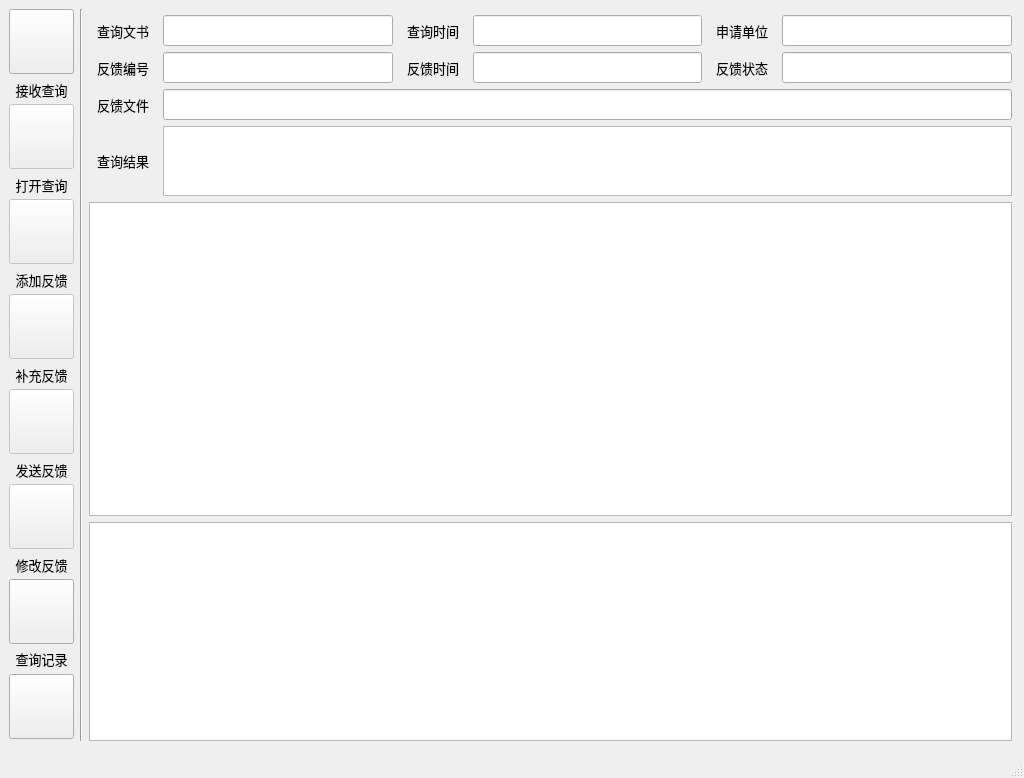
<?xml version="1.0" encoding="UTF-8"?>
<ui version="4.0">
 <class>MainWindow</class>
 <widget class="QMainWindow" name="MainWindow">
  <property name="windowModality">
   <enum>Qt::WindowModal</enum>
  </property>
  <property name="geometry">
   <rect>
    <x>0</x>
    <y>0</y>
    <width>1024</width>
    <height>778</height>
   </rect>
  </property>
  <property name="sizePolicy">
   <sizepolicy hsizetype="Expanding" vsizetype="Expanding">
    <horstretch>0</horstretch>
    <verstretch>0</verstretch>
   </sizepolicy>
  </property>
  <property name="minimumSize">
   <size>
    <width>1024</width>
    <height>768</height>
   </size>
  </property>
  <property name="maximumSize">
   <size>
    <width>14400</width>
    <height>9000</height>
   </size>
  </property>
  <property name="sizeIncrement">
   <size>
    <width>10</width>
    <height>7</height>
   </size>
  </property>
  <property name="font">
   <font>
    <family>宋体</family>
    <pointsize>12</pointsize>
   </font>
  </property>
  <property name="windowTitle">
   <string>协查文件传输系统（协作单位）</string>
  </property>
  <property name="windowIcon">
   <iconset resource="source/OT.qrc">
    <normaloff>:/pic/main.png</normaloff>:/pic/main.png</iconset>
  </property>
  <property name="toolButtonStyle">
   <enum>Qt::ToolButtonTextUnderIcon</enum>
  </property>
  <widget class="QWidget" name="centralwidget">
   <property name="sizePolicy">
    <sizepolicy hsizetype="Expanding" vsizetype="Expanding">
     <horstretch>0</horstretch>
     <verstretch>0</verstretch>
    </sizepolicy>
   </property>
   <layout class="QGridLayout" name="gridLayout">
    <item row="0" column="0" rowspan="2">
     <layout class="QVBoxLayout" name="verticalLayout_4">
      <item>
       <widget class="QPushButton" name="pushButton_ReceiveFile">
        <property name="enabled">
         <bool>true</bool>
        </property>
        <property name="sizePolicy">
         <sizepolicy hsizetype="Minimum" vsizetype="Fixed">
          <horstretch>0</horstretch>
          <verstretch>0</verstretch>
         </sizepolicy>
        </property>
        <property name="minimumSize">
         <size>
          <width>65</width>
          <height>65</height>
         </size>
        </property>
        <property name="maximumSize">
         <size>
          <width>65</width>
          <height>65</height>
         </size>
        </property>
        <property name="toolTip">
         <string>接收查询</string>
        </property>
        <property name="text">
         <string/>
        </property>
        <property name="icon">
         <iconset resource="source/OT.qrc">
          <normaloff>:/pic/receive.png</normaloff>:/pic/receive.png</iconset>
        </property>
        <property name="iconSize">
         <size>
          <width>60</width>
          <height>60</height>
         </size>
        </property>
        <property name="flat">
         <bool>false</bool>
        </property>
       </widget>
      </item>
      <item>
       <widget class="QLabel" name="ll1">
        <property name="sizePolicy">
         <sizepolicy hsizetype="Fixed" vsizetype="Fixed">
          <horstretch>0</horstretch>
          <verstretch>0</verstretch>
         </sizepolicy>
        </property>
        <property name="minimumSize">
         <size>
          <width>65</width>
          <height>18</height>
         </size>
        </property>
        <property name="maximumSize">
         <size>
          <width>65</width>
          <height>18</height>
         </size>
        </property>
        <property name="font">
         <font>
          <family>宋体</family>
          <pointsize>10</pointsize>
         </font>
        </property>
        <property name="text">
         <string>接收查询</string>
        </property>
        <property name="alignment">
         <set>Qt::AlignHCenter|Qt::AlignTop</set>
        </property>
       </widget>
      </item>
      <item>
       <widget class="QPushButton" name="pushButton_OpenFile">
        <property name="enabled">
         <bool>false</bool>
        </property>
        <property name="sizePolicy">
         <sizepolicy hsizetype="Minimum" vsizetype="Fixed">
          <horstretch>0</horstretch>
          <verstretch>0</verstretch>
         </sizepolicy>
        </property>
        <property name="minimumSize">
         <size>
          <width>65</width>
          <height>65</height>
         </size>
        </property>
        <property name="maximumSize">
         <size>
          <width>65</width>
          <height>65</height>
         </size>
        </property>
        <property name="locale">
         <locale language="Breton" country="France"/>
        </property>
        <property name="text">
         <string/>
        </property>
        <property name="icon">
         <iconset resource="source/OT.qrc">
          <normaloff>:/pic/open.png</normaloff>:/pic/open.png</iconset>
        </property>
        <property name="iconSize">
         <size>
          <width>60</width>
          <height>60</height>
         </size>
        </property>
       </widget>
      </item>
      <item>
       <widget class="QLabel" name="ll2">
        <property name="sizePolicy">
         <sizepolicy hsizetype="Fixed" vsizetype="Fixed">
          <horstretch>0</horstretch>
          <verstretch>0</verstretch>
         </sizepolicy>
        </property>
        <property name="minimumSize">
         <size>
          <width>65</width>
          <height>18</height>
         </size>
        </property>
        <property name="maximumSize">
         <size>
          <width>65</width>
          <height>18</height>
         </size>
        </property>
        <property name="font">
         <font>
          <pointsize>10</pointsize>
         </font>
        </property>
        <property name="text">
         <string>打开查询</string>
        </property>
        <property name="alignment">
         <set>Qt::AlignHCenter|Qt::AlignTop</set>
        </property>
       </widget>
      </item>
      <item>
       <widget class="QPushButton" name="pushButton_AddFeedback">
        <property name="enabled">
         <bool>false</bool>
        </property>
        <property name="sizePolicy">
         <sizepolicy hsizetype="Minimum" vsizetype="Fixed">
          <horstretch>0</horstretch>
          <verstretch>0</verstretch>
         </sizepolicy>
        </property>
        <property name="minimumSize">
         <size>
          <width>65</width>
          <height>65</height>
         </size>
        </property>
        <property name="maximumSize">
         <size>
          <width>65</width>
          <height>65</height>
         </size>
        </property>
        <property name="text">
         <string/>
        </property>
        <property name="icon">
         <iconset resource="source/OT.qrc">
          <normaloff>:/pic/link.png</normaloff>:/pic/link.png</iconset>
        </property>
        <property name="iconSize">
         <size>
          <width>60</width>
          <height>60</height>
         </size>
        </property>
       </widget>
      </item>
      <item>
       <widget class="QLabel" name="ll3">
        <property name="sizePolicy">
         <sizepolicy hsizetype="Fixed" vsizetype="Fixed">
          <horstretch>0</horstretch>
          <verstretch>0</verstretch>
         </sizepolicy>
        </property>
        <property name="minimumSize">
         <size>
          <width>65</width>
          <height>18</height>
         </size>
        </property>
        <property name="maximumSize">
         <size>
          <width>65</width>
          <height>18</height>
         </size>
        </property>
        <property name="font">
         <font>
          <pointsize>10</pointsize>
         </font>
        </property>
        <property name="text">
         <string>添加反馈</string>
        </property>
        <property name="alignment">
         <set>Qt::AlignHCenter|Qt::AlignTop</set>
        </property>
       </widget>
      </item>
      <item>
       <widget class="QPushButton" name="pushButton_AddFeedback_2">
        <property name="enabled">
         <bool>false</bool>
        </property>
        <property name="sizePolicy">
         <sizepolicy hsizetype="Minimum" vsizetype="Fixed">
          <horstretch>0</horstretch>
          <verstretch>0</verstretch>
         </sizepolicy>
        </property>
        <property name="minimumSize">
         <size>
          <width>65</width>
          <height>65</height>
         </size>
        </property>
        <property name="maximumSize">
         <size>
          <width>65</width>
          <height>65</height>
         </size>
        </property>
        <property name="text">
         <string/>
        </property>
        <property name="icon">
         <iconset resource="source/OT.qrc">
          <normaloff>:/pic/addmore.png</normaloff>:/pic/addmore.png</iconset>
        </property>
        <property name="iconSize">
         <size>
          <width>60</width>
          <height>60</height>
         </size>
        </property>
       </widget>
      </item>
      <item>
       <widget class="QLabel" name="ll4">
        <property name="sizePolicy">
         <sizepolicy hsizetype="Fixed" vsizetype="Fixed">
          <horstretch>0</horstretch>
          <verstretch>0</verstretch>
         </sizepolicy>
        </property>
        <property name="minimumSize">
         <size>
          <width>65</width>
          <height>18</height>
         </size>
        </property>
        <property name="maximumSize">
         <size>
          <width>65</width>
          <height>18</height>
         </size>
        </property>
        <property name="font">
         <font>
          <pointsize>10</pointsize>
         </font>
        </property>
        <property name="text">
         <string>补充反馈</string>
        </property>
        <property name="alignment">
         <set>Qt::AlignHCenter|Qt::AlignTop</set>
        </property>
       </widget>
      </item>
      <item>
       <widget class="QPushButton" name="pushButton_SendFile">
        <property name="enabled">
         <bool>false</bool>
        </property>
        <property name="sizePolicy">
         <sizepolicy hsizetype="Minimum" vsizetype="Fixed">
          <horstretch>0</horstretch>
          <verstretch>0</verstretch>
         </sizepolicy>
        </property>
        <property name="minimumSize">
         <size>
          <width>65</width>
          <height>65</height>
         </size>
        </property>
        <property name="maximumSize">
         <size>
          <width>65</width>
          <height>65</height>
         </size>
        </property>
        <property name="text">
         <string/>
        </property>
        <property name="icon">
         <iconset resource="source/OT.qrc">
          <normaloff>:/pic/send.png</normaloff>:/pic/send.png</iconset>
        </property>
        <property name="iconSize">
         <size>
          <width>60</width>
          <height>60</height>
         </size>
        </property>
       </widget>
      </item>
      <item>
       <widget class="QLabel" name="ll5">
        <property name="sizePolicy">
         <sizepolicy hsizetype="Fixed" vsizetype="Fixed">
          <horstretch>0</horstretch>
          <verstretch>0</verstretch>
         </sizepolicy>
        </property>
        <property name="minimumSize">
         <size>
          <width>65</width>
          <height>18</height>
         </size>
        </property>
        <property name="maximumSize">
         <size>
          <width>65</width>
          <height>18</height>
         </size>
        </property>
        <property name="font">
         <font>
          <pointsize>10</pointsize>
         </font>
        </property>
        <property name="text">
         <string>发送反馈</string>
        </property>
        <property name="alignment">
         <set>Qt::AlignHCenter|Qt::AlignTop</set>
        </property>
       </widget>
      </item>
      <item>
       <widget class="QPushButton" name="pushButton_Modify">
        <property name="enabled">
         <bool>false</bool>
        </property>
        <property name="sizePolicy">
         <sizepolicy hsizetype="Minimum" vsizetype="Fixed">
          <horstretch>0</horstretch>
          <verstretch>0</verstretch>
         </sizepolicy>
        </property>
        <property name="minimumSize">
         <size>
          <width>65</width>
          <height>65</height>
         </size>
        </property>
        <property name="maximumSize">
         <size>
          <width>65</width>
          <height>65</height>
         </size>
        </property>
        <property name="text">
         <string/>
        </property>
        <property name="icon">
         <iconset resource="source/OT.qrc">
          <normaloff>:/pic/modify.png</normaloff>:/pic/modify.png</iconset>
        </property>
        <property name="iconSize">
         <size>
          <width>60</width>
          <height>60</height>
         </size>
        </property>
       </widget>
      </item>
      <item>
       <widget class="QLabel" name="ll6">
        <property name="sizePolicy">
         <sizepolicy hsizetype="Fixed" vsizetype="Fixed">
          <horstretch>0</horstretch>
          <verstretch>0</verstretch>
         </sizepolicy>
        </property>
        <property name="minimumSize">
         <size>
          <width>65</width>
          <height>18</height>
         </size>
        </property>
        <property name="maximumSize">
         <size>
          <width>65</width>
          <height>18</height>
         </size>
        </property>
        <property name="font">
         <font>
          <pointsize>10</pointsize>
         </font>
        </property>
        <property name="text">
         <string>修改反馈</string>
        </property>
        <property name="alignment">
         <set>Qt::AlignHCenter|Qt::AlignTop</set>
        </property>
       </widget>
      </item>
      <item>
       <widget class="QPushButton" name="pushButton_Search">
        <property name="minimumSize">
         <size>
          <width>65</width>
          <height>65</height>
         </size>
        </property>
        <property name="maximumSize">
         <size>
          <width>65</width>
          <height>65</height>
         </size>
        </property>
        <property name="text">
         <string/>
        </property>
        <property name="icon">
         <iconset resource="source/OT.qrc">
          <normaloff>:/pic/search.png</normaloff>:/pic/search.png</iconset>
        </property>
        <property name="iconSize">
         <size>
          <width>60</width>
          <height>60</height>
         </size>
        </property>
       </widget>
      </item>
      <item>
       <widget class="QLabel" name="ll7">
        <property name="sizePolicy">
         <sizepolicy hsizetype="Fixed" vsizetype="Fixed">
          <horstretch>0</horstretch>
          <verstretch>0</verstretch>
         </sizepolicy>
        </property>
        <property name="minimumSize">
         <size>
          <width>65</width>
          <height>18</height>
         </size>
        </property>
        <property name="maximumSize">
         <size>
          <width>65</width>
          <height>18</height>
         </size>
        </property>
        <property name="font">
         <font>
          <pointsize>10</pointsize>
         </font>
        </property>
        <property name="text">
         <string>查询记录</string>
        </property>
        <property name="alignment">
         <set>Qt::AlignCenter</set>
        </property>
       </widget>
      </item>
      <item>
       <widget class="QPushButton" name="pushButton_Wechat">
        <property name="minimumSize">
         <size>
          <width>65</width>
          <height>65</height>
         </size>
        </property>
        <property name="maximumSize">
         <size>
          <width>65</width>
          <height>65</height>
         </size>
        </property>
        <property name="text">
         <string/>
        </property>
        <property name="icon">
         <iconset resource="source/OT.qrc">
          <normaloff>:/pic/wechat.png</normaloff>:/pic/wechat.png</iconset>
        </property>
        <property name="iconSize">
         <size>
          <width>50</width>
          <height>50</height>
         </size>
        </property>
       </widget>
      </item>
      <item>
       <spacer name="verticalSpacer">
        <property name="orientation">
         <enum>Qt::Vertical</enum>
        </property>
        <property name="sizeType">
         <enum>QSizePolicy::Expanding</enum>
        </property>
        <property name="sizeHint" stdset="0">
         <size>
          <width>59</width>
          <height>13</height>
         </size>
        </property>
       </spacer>
      </item>
     </layout>
    </item>
    <item row="0" column="1" rowspan="2" colspan="2">
     <widget class="Line" name="line">
      <property name="orientation">
       <enum>Qt::Vertical</enum>
      </property>
     </widget>
    </item>
    <item row="1" column="2">
     <layout class="QVBoxLayout" name="verticalLayout_3">
      <property name="leftMargin">
       <number>3</number>
      </property>
      <property name="rightMargin">
       <number>3</number>
      </property>
      <item>
       <layout class="QVBoxLayout" name="verticalLayout_2">
        <item>
         <layout class="QHBoxLayout" name="horizontalLayout_3">
          <item>
           <widget class="QLabel" name="l1">
            <property name="minimumSize">
             <size>
              <width>68</width>
              <height>0</height>
             </size>
            </property>
            <property name="maximumSize">
             <size>
              <width>68</width>
              <height>16777215</height>
             </size>
            </property>
            <property name="font">
             <font>
              <pointsize>10</pointsize>
             </font>
            </property>
            <property name="layoutDirection">
             <enum>Qt::LeftToRight</enum>
            </property>
            <property name="text">
             <string>查询文书</string>
            </property>
            <property name="alignment">
             <set>Qt::AlignCenter</set>
            </property>
           </widget>
          </item>
          <item>
           <widget class="QLineEdit" name="lineEdit_AskFileName">
            <property name="minimumSize">
             <size>
              <width>0</width>
              <height>0</height>
             </size>
            </property>
            <property name="sizeIncrement">
             <size>
              <width>2</width>
              <height>0</height>
             </size>
            </property>
            <property name="acceptDrops">
             <bool>false</bool>
            </property>
            <property name="readOnly">
             <bool>true</bool>
            </property>
           </widget>
          </item>
          <item>
           <widget class="QLabel" name="l2">
            <property name="sizePolicy">
             <sizepolicy hsizetype="Minimum" vsizetype="Preferred">
              <horstretch>0</horstretch>
              <verstretch>0</verstretch>
             </sizepolicy>
            </property>
            <property name="minimumSize">
             <size>
              <width>68</width>
              <height>0</height>
             </size>
            </property>
            <property name="maximumSize">
             <size>
              <width>68</width>
              <height>16777215</height>
             </size>
            </property>
            <property name="font">
             <font>
              <pointsize>10</pointsize>
             </font>
            </property>
            <property name="layoutDirection">
             <enum>Qt::LeftToRight</enum>
            </property>
            <property name="text">
             <string>查询时间</string>
            </property>
            <property name="alignment">
             <set>Qt::AlignCenter</set>
            </property>
           </widget>
          </item>
          <item>
           <widget class="QLineEdit" name="lineEdit_AskTime">
            <property name="enabled">
             <bool>true</bool>
            </property>
            <property name="minimumSize">
             <size>
              <width>0</width>
              <height>0</height>
             </size>
            </property>
            <property name="acceptDrops">
             <bool>false</bool>
            </property>
            <property name="readOnly">
             <bool>true</bool>
            </property>
           </widget>
          </item>
          <item>
           <widget class="QLabel" name="l3">
            <property name="minimumSize">
             <size>
              <width>68</width>
              <height>0</height>
             </size>
            </property>
            <property name="maximumSize">
             <size>
              <width>68</width>
              <height>16777215</height>
             </size>
            </property>
            <property name="font">
             <font>
              <pointsize>10</pointsize>
             </font>
            </property>
            <property name="text">
             <string>申请单位</string>
            </property>
            <property name="alignment">
             <set>Qt::AlignCenter</set>
            </property>
           </widget>
          </item>
          <item>
           <widget class="QLineEdit" name="LineEdit_User">
            <property name="minimumSize">
             <size>
              <width>0</width>
              <height>0</height>
             </size>
            </property>
            <property name="maximumSize">
             <size>
              <width>300</width>
              <height>16777215</height>
             </size>
            </property>
            <property name="acceptDrops">
             <bool>false</bool>
            </property>
            <property name="readOnly">
             <bool>true</bool>
            </property>
           </widget>
          </item>
         </layout>
        </item>
        <item>
         <layout class="QHBoxLayout" name="horizontalLayout_4">
          <item>
           <widget class="QLabel" name="l4">
            <property name="minimumSize">
             <size>
              <width>68</width>
              <height>0</height>
             </size>
            </property>
            <property name="maximumSize">
             <size>
              <width>68</width>
              <height>16777215</height>
             </size>
            </property>
            <property name="font">
             <font>
              <pointsize>10</pointsize>
             </font>
            </property>
            <property name="text">
             <string>反馈编号</string>
            </property>
            <property name="alignment">
             <set>Qt::AlignCenter</set>
            </property>
           </widget>
          </item>
          <item>
           <widget class="QLineEdit" name="LineEdit_FeedbackID">
            <property name="minimumSize">
             <size>
              <width>0</width>
              <height>0</height>
             </size>
            </property>
            <property name="acceptDrops">
             <bool>true</bool>
            </property>
            <property name="readOnly">
             <bool>true</bool>
            </property>
           </widget>
          </item>
          <item>
           <widget class="QLabel" name="l5">
            <property name="minimumSize">
             <size>
              <width>68</width>
              <height>0</height>
             </size>
            </property>
            <property name="maximumSize">
             <size>
              <width>68</width>
              <height>16777215</height>
             </size>
            </property>
            <property name="font">
             <font>
              <pointsize>10</pointsize>
             </font>
            </property>
            <property name="text">
             <string>反馈时间</string>
            </property>
            <property name="alignment">
             <set>Qt::AlignCenter</set>
            </property>
           </widget>
          </item>
          <item>
           <widget class="QLineEdit" name="LineEdit_FeedbackTime">
            <property name="minimumSize">
             <size>
              <width>0</width>
              <height>0</height>
             </size>
            </property>
            <property name="acceptDrops">
             <bool>false</bool>
            </property>
            <property name="readOnly">
             <bool>true</bool>
            </property>
           </widget>
          </item>
          <item>
           <widget class="QLabel" name="l6">
            <property name="minimumSize">
             <size>
              <width>68</width>
              <height>0</height>
             </size>
            </property>
            <property name="maximumSize">
             <size>
              <width>68</width>
              <height>16777215</height>
             </size>
            </property>
            <property name="font">
             <font>
              <pointsize>10</pointsize>
             </font>
            </property>
            <property name="text">
             <string>反馈状态</string>
            </property>
            <property name="alignment">
             <set>Qt::AlignCenter</set>
            </property>
           </widget>
          </item>
          <item>
           <widget class="QLineEdit" name="LineEdit_FeedbackStatus">
            <property name="minimumSize">
             <size>
              <width>0</width>
              <height>0</height>
             </size>
            </property>
            <property name="maximumSize">
             <size>
              <width>300</width>
              <height>16777215</height>
             </size>
            </property>
            <property name="readOnly">
             <bool>true</bool>
            </property>
           </widget>
          </item>
         </layout>
        </item>
        <item>
         <layout class="QHBoxLayout" name="horizontalLayout_2">
          <item>
           <widget class="QLabel" name="l7">
            <property name="minimumSize">
             <size>
              <width>68</width>
              <height>0</height>
             </size>
            </property>
            <property name="maximumSize">
             <size>
              <width>68</width>
              <height>16777215</height>
             </size>
            </property>
            <property name="font">
             <font>
              <pointsize>10</pointsize>
             </font>
            </property>
            <property name="text">
             <string>反馈文件</string>
            </property>
            <property name="alignment">
             <set>Qt::AlignCenter</set>
            </property>
           </widget>
          </item>
          <item>
           <widget class="QLineEdit" name="LineEdit_FeedbackFile">
            <property name="minimumSize">
             <size>
              <width>0</width>
              <height>0</height>
             </size>
            </property>
            <property name="acceptDrops">
             <bool>false</bool>
            </property>
            <property name="readOnly">
             <bool>true</bool>
            </property>
           </widget>
          </item>
         </layout>
        </item>
       </layout>
      </item>
      <item>
       <layout class="QVBoxLayout" name="verticalLayout" stretch="1,6">
        <item>
         <layout class="QHBoxLayout" name="horizontalLayout">
          <item>
           <widget class="QLabel" name="label">
            <property name="minimumSize">
             <size>
              <width>68</width>
              <height>0</height>
             </size>
            </property>
            <property name="maximumSize">
             <size>
              <width>68</width>
              <height>16777215</height>
             </size>
            </property>
            <property name="font">
             <font>
              <pointsize>10</pointsize>
             </font>
            </property>
            <property name="text">
             <string>查询结果</string>
            </property>
            <property name="alignment">
             <set>Qt::AlignCenter</set>
            </property>
           </widget>
          </item>
          <item>
           <widget class="QTextBrowser" name="textBrowser_BankInfo"/>
          </item>
         </layout>
        </item>
        <item>
         <widget class="QTableView" name="tableView_Data"/>
        </item>
       </layout>
      </item>
      <item>
       <widget class="QTextBrowser" name="textBrowser_Info">
        <property name="minimumSize">
         <size>
          <width>0</width>
          <height>100</height>
         </size>
        </property>
        <property name="maximumSize">
         <size>
          <width>16777215</width>
          <height>450</height>
         </size>
        </property>
        <property name="font">
         <font>
          <family>楷体</family>
          <pointsize>10</pointsize>
         </font>
        </property>
       </widget>
      </item>
     </layout>
    </item>
   </layout>
  </widget>
  <widget class="QStatusBar" name="statusbar"/>
  <action name="actionedit">
   <property name="text">
    <string>Open File</string>
   </property>
  </action>
  <action name="actionfile_open">
   <property name="text">
    <string>Open file...</string>
   </property>
  </action>
  <action name="actionFind">
   <property name="text">
    <string>Find...</string>
   </property>
  </action>
 </widget>
 <resources>
  <include location="source/OT.qrc"/>
 </resources>
 <connections/>
</ui>
